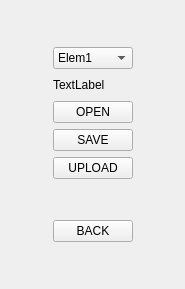
<?xml version="1.0" encoding="UTF-8"?>
<ui version="4.0">
 <class>AnimationMenu</class>
 <widget class="QWidget" name="AnimationMenu">
  <property name="windowModality">
   <enum>Qt::NonModal</enum>
  </property>
  <property name="geometry">
   <rect>
    <x>0</x>
    <y>0</y>
    <width>185</width>
    <height>289</height>
   </rect>
  </property>
  <property name="windowTitle">
   <string>Animation menu</string>
  </property>
  <layout class="QGridLayout" name="gridLayout">
   <item row="3" column="1">
    <widget class="QLabel" name="description">
     <property name="text">
      <string>TextLabel</string>
     </property>
    </widget>
   </item>
   <item row="1" column="1">
    <layout class="QVBoxLayout" name="verticalLayout"/>
   </item>
   <item row="6" column="1">
    <widget class="QPushButton" name="uploadButton">
     <property name="text">
      <string>UPLOAD</string>
     </property>
    </widget>
   </item>
   <item row="2" column="1">
    <widget class="QComboBox" name="selectionBox">
     <item>
      <property name="text">
       <string>Elem1</string>
      </property>
     </item>
     <item>
      <property name="text">
       <string>Elem2</string>
      </property>
     </item>
    </widget>
   </item>
   <item row="3" column="0">
    <spacer name="horizontalSpacer">
     <property name="orientation">
      <enum>Qt::Horizontal</enum>
     </property>
     <property name="sizeHint" stdset="0">
      <size>
       <width>40</width>
       <height>20</height>
      </size>
     </property>
    </spacer>
   </item>
   <item row="4" column="1">
    <widget class="QPushButton" name="openButton">
     <property name="text">
      <string>OPEN</string>
     </property>
    </widget>
   </item>
   <item row="0" column="1">
    <spacer name="verticalSpacer">
     <property name="orientation">
      <enum>Qt::Vertical</enum>
     </property>
     <property name="sizeHint" stdset="0">
      <size>
       <width>20</width>
       <height>40</height>
      </size>
     </property>
    </spacer>
   </item>
   <item row="8" column="1">
    <spacer name="verticalSpacer_3">
     <property name="orientation">
      <enum>Qt::Vertical</enum>
     </property>
     <property name="sizeHint" stdset="0">
      <size>
       <width>20</width>
       <height>40</height>
      </size>
     </property>
    </spacer>
   </item>
   <item row="3" column="2">
    <spacer name="horizontalSpacer_2">
     <property name="orientation">
      <enum>Qt::Horizontal</enum>
     </property>
     <property name="sizeHint" stdset="0">
      <size>
       <width>40</width>
       <height>20</height>
      </size>
     </property>
    </spacer>
   </item>
   <item row="9" column="1">
    <widget class="QPushButton" name="returnButton">
     <property name="text">
      <string>BACK</string>
     </property>
    </widget>
   </item>
   <item row="10" column="1">
    <spacer name="verticalSpacer_2">
     <property name="orientation">
      <enum>Qt::Vertical</enum>
     </property>
     <property name="sizeHint" stdset="0">
      <size>
       <width>20</width>
       <height>40</height>
      </size>
     </property>
    </spacer>
   </item>
   <item row="5" column="1">
    <widget class="QPushButton" name="saveButton">
     <property name="text">
      <string>SAVE</string>
     </property>
    </widget>
   </item>
  </layout>
 </widget>
 <resources/>
 <connections/>
</ui>
